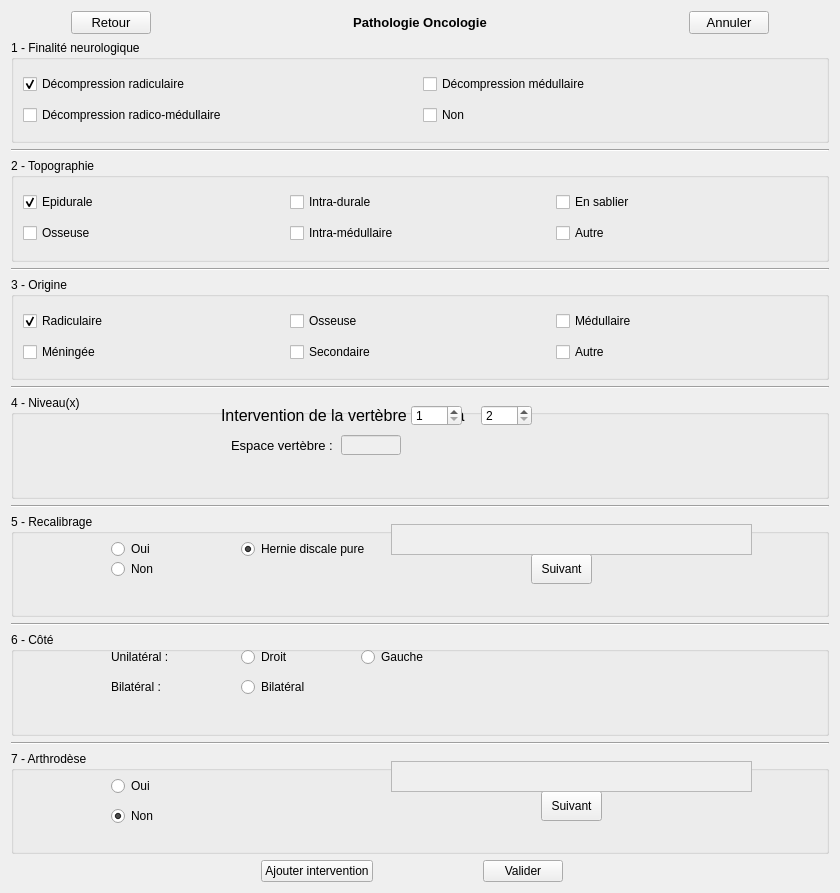
<?xml version="1.0" encoding="UTF-8"?>
<ui version="4.0">
 <class>Frame</class>
 <widget class="QFrame" name="Frame">
  <property name="geometry">
   <rect>
    <x>0</x>
    <y>0</y>
    <width>840</width>
    <height>893</height>
   </rect>
  </property>
  <property name="windowTitle">
   <string>Frame</string>
  </property>
  <layout class="QGridLayout" name="gridLayout">
   <item row="0" column="0" alignment="Qt::AlignHCenter">
    <widget class="QPushButton" name="pushButton_retour">
     <property name="font">
      <font>
       <pointsize>10</pointsize>
       <weight>50</weight>
       <bold>false</bold>
      </font>
     </property>
     <property name="text">
      <string>Retour</string>
     </property>
    </widget>
   </item>
   <item row="0" column="1" colspan="2">
    <widget class="QLabel" name="label_titre">
     <property name="font">
      <font>
       <pointsize>16</pointsize>
       <weight>75</weight>
       <bold>true</bold>
      </font>
     </property>
     <property name="text">
      <string>&lt;html&gt;&lt;head/&gt;&lt;body&gt;&lt;p align=&quot;center&quot;&gt;&lt;span style=&quot; font-size:10pt;&quot;&gt;Pathologie Oncologie&lt;/span&gt;&lt;/p&gt;&lt;/body&gt;&lt;/html&gt;</string>
     </property>
    </widget>
   </item>
   <item row="0" column="3" alignment="Qt::AlignHCenter">
    <widget class="QPushButton" name="pushButton_annuler">
     <property name="font">
      <font>
       <pointsize>10</pointsize>
       <weight>50</weight>
       <bold>false</bold>
      </font>
     </property>
     <property name="text">
      <string>Annuler</string>
     </property>
    </widget>
   </item>
   <item row="1" column="0" colspan="4">
    <widget class="QGroupBox" name="groupBox_finaliteNeurologique">
     <property name="title">
      <string>1 - Finalité neurologique</string>
     </property>
     <layout class="QGridLayout" name="gridLayout_2">
      <item row="0" column="0">
       <widget class="QCheckBox" name="checkBox_radiculaire">
        <property name="text">
         <string>Décompression radiculaire</string>
        </property>
        <property name="checked">
         <bool>true</bool>
        </property>
        <property name="tristate">
         <bool>false</bool>
        </property>
       </widget>
      </item>
      <item row="0" column="1">
       <widget class="QCheckBox" name="checkBox_medullaire">
        <property name="text">
         <string>Décompression médullaire</string>
        </property>
       </widget>
      </item>
      <item row="1" column="0">
       <widget class="QCheckBox" name="checkBox_radicoMedullaire">
        <property name="text">
         <string>Décompression radico-médullaire</string>
        </property>
       </widget>
      </item>
      <item row="1" column="1">
       <widget class="QCheckBox" name="checkBox_non">
        <property name="text">
         <string>Non</string>
        </property>
       </widget>
      </item>
     </layout>
    </widget>
   </item>
   <item row="2" column="0" colspan="4">
    <widget class="Line" name="line">
     <property name="orientation">
      <enum>Qt::Horizontal</enum>
     </property>
    </widget>
   </item>
   <item row="3" column="0" colspan="4">
    <widget class="QGroupBox" name="groupBox_topographie">
     <property name="title">
      <string>2 - Topographie</string>
     </property>
     <layout class="QGridLayout" name="gridLayout_3">
      <item row="0" column="0">
       <widget class="QCheckBox" name="checkBox_epidurale">
        <property name="text">
         <string>Epidurale</string>
        </property>
        <property name="checked">
         <bool>true</bool>
        </property>
        <property name="tristate">
         <bool>false</bool>
        </property>
       </widget>
      </item>
      <item row="0" column="1">
       <widget class="QCheckBox" name="checkBox_intraDurale">
        <property name="text">
         <string>Intra-durale</string>
        </property>
       </widget>
      </item>
      <item row="0" column="2">
       <widget class="QCheckBox" name="checkBox_enSablier">
        <property name="text">
         <string>En sablier</string>
        </property>
       </widget>
      </item>
      <item row="1" column="0">
       <widget class="QCheckBox" name="checkBox_osseuseTopographie">
        <property name="text">
         <string>Osseuse</string>
        </property>
       </widget>
      </item>
      <item row="1" column="1">
       <widget class="QCheckBox" name="checkBox_intraMedullaire">
        <property name="text">
         <string>Intra-médullaire</string>
        </property>
       </widget>
      </item>
      <item row="1" column="2">
       <widget class="QCheckBox" name="checkBox_autreTopographie">
        <property name="text">
         <string>Autre</string>
        </property>
       </widget>
      </item>
     </layout>
    </widget>
   </item>
   <item row="4" column="0" colspan="4">
    <widget class="Line" name="line_2">
     <property name="orientation">
      <enum>Qt::Horizontal</enum>
     </property>
    </widget>
   </item>
   <item row="5" column="0" colspan="4">
    <widget class="QGroupBox" name="groupBox_origine">
     <property name="title">
      <string>3 - Origine</string>
     </property>
     <layout class="QGridLayout" name="gridLayout_4">
      <item row="0" column="0">
       <widget class="QCheckBox" name="checkBox_origineRadiculaire">
        <property name="text">
         <string>Radiculaire</string>
        </property>
        <property name="checked">
         <bool>true</bool>
        </property>
        <property name="tristate">
         <bool>false</bool>
        </property>
       </widget>
      </item>
      <item row="0" column="1">
       <widget class="QCheckBox" name="checkBox_origineOsseuse">
        <property name="text">
         <string>Osseuse</string>
        </property>
       </widget>
      </item>
      <item row="0" column="2">
       <widget class="QCheckBox" name="checkBox_origineMedullaire">
        <property name="text">
         <string>Médullaire</string>
        </property>
       </widget>
      </item>
      <item row="1" column="0">
       <widget class="QCheckBox" name="checkBox_meningee">
        <property name="text">
         <string>Méningée</string>
        </property>
       </widget>
      </item>
      <item row="1" column="1">
       <widget class="QCheckBox" name="checkBox_secondaire">
        <property name="text">
         <string>Secondaire</string>
        </property>
       </widget>
      </item>
      <item row="1" column="2">
       <widget class="QCheckBox" name="checkBox_origineAutre">
        <property name="text">
         <string>Autre</string>
        </property>
       </widget>
      </item>
     </layout>
    </widget>
   </item>
   <item row="6" column="0" colspan="4">
    <widget class="Line" name="line_3">
     <property name="orientation">
      <enum>Qt::Horizontal</enum>
     </property>
    </widget>
   </item>
   <item row="7" column="0" colspan="4">
    <widget class="QGroupBox" name="groupBox_Niveau">
     <property name="title">
      <string>4 - Niveau(x)</string>
     </property>
     <widget class="QLineEdit" name="lineEdit">
      <property name="enabled">
       <bool>false</bool>
      </property>
      <property name="geometry">
       <rect>
        <x>330</x>
        <y>40</y>
        <width>60</width>
        <height>20</height>
       </rect>
      </property>
     </widget>
     <widget class="QLabel" name="label_niveau">
      <property name="geometry">
       <rect>
        <x>210</x>
        <y>10</y>
        <width>491</width>
        <height>21</height>
       </rect>
      </property>
      <property name="font">
       <font>
        <pointsize>12</pointsize>
        <weight>50</weight>
        <bold>false</bold>
       </font>
      </property>
      <property name="text">
       <string>Intervention de la vertèbre           à             .</string>
      </property>
     </widget>
     <widget class="QLabel" name="label_niveauCalcul">
      <property name="geometry">
       <rect>
        <x>220</x>
        <y>40</y>
        <width>111</width>
        <height>21</height>
       </rect>
      </property>
      <property name="font">
       <font>
        <pointsize>10</pointsize>
        <weight>50</weight>
        <bold>false</bold>
       </font>
      </property>
      <property name="text">
       <string>Espace vertèbre : </string>
      </property>
     </widget>
     <widget class="QSpinBox" name="spinBox_nombre1">
      <property name="geometry">
       <rect>
        <x>400</x>
        <y>10</y>
        <width>51</width>
        <height>21</height>
       </rect>
      </property>
      <property name="minimum">
       <number>1</number>
      </property>
      <property name="maximum">
       <number>32</number>
      </property>
     </widget>
     <widget class="QSpinBox" name="spinBox_nombre2">
      <property name="geometry">
       <rect>
        <x>470</x>
        <y>10</y>
        <width>51</width>
        <height>21</height>
       </rect>
      </property>
      <property name="minimum">
       <number>2</number>
      </property>
      <property name="maximum">
       <number>33</number>
      </property>
     </widget>
    </widget>
   </item>
   <item row="8" column="0" colspan="4">
    <widget class="Line" name="line_4">
     <property name="orientation">
      <enum>Qt::Horizontal</enum>
     </property>
    </widget>
   </item>
   <item row="9" column="0" colspan="4">
    <widget class="QGroupBox" name="groupBox_finaliteNeurologique_2">
     <property name="title">
      <string>5 - Recalibrage</string>
     </property>
     <widget class="QPushButton" name="pushButton_recalibrageSuivant">
      <property name="geometry">
       <rect>
        <x>520</x>
        <y>40</y>
        <width>61</width>
        <height>30</height>
       </rect>
      </property>
      <property name="text">
       <string>Suivant</string>
      </property>
     </widget>
     <widget class="QRadioButton" name="radioButton_herniePure">
      <property name="geometry">
       <rect>
        <x>230</x>
        <y>20</y>
        <width>281</width>
        <height>30</height>
       </rect>
      </property>
      <property name="text">
       <string>Hernie discale pure</string>
      </property>
      <property name="checked">
       <bool>true</bool>
      </property>
     </widget>
     <widget class="QRadioButton" name="radioButton_recalibrageNon">
      <property name="geometry">
       <rect>
        <x>100</x>
        <y>40</y>
        <width>121</width>
        <height>30</height>
       </rect>
      </property>
      <property name="text">
       <string>Non</string>
      </property>
     </widget>
     <widget class="QRadioButton" name="radioButton_recalibrageOui">
      <property name="geometry">
       <rect>
        <x>100</x>
        <y>20</y>
        <width>71</width>
        <height>30</height>
       </rect>
      </property>
      <property name="text">
       <string>Oui</string>
      </property>
     </widget>
     <widget class="QTextEdit" name="textEdit_resultatRecalibrage">
      <property name="enabled">
       <bool>false</bool>
      </property>
      <property name="geometry">
       <rect>
        <x>380</x>
        <y>10</y>
        <width>361</width>
        <height>31</height>
       </rect>
      </property>
     </widget>
    </widget>
   </item>
   <item row="10" column="0" colspan="4">
    <widget class="Line" name="line_5">
     <property name="orientation">
      <enum>Qt::Horizontal</enum>
     </property>
    </widget>
   </item>
   <item row="11" column="0" colspan="4">
    <widget class="QGroupBox" name="groupBox_finaliteNeurologique_3">
     <property name="enabled">
      <bool>true</bool>
     </property>
     <property name="title">
      <string>6 - Côté</string>
     </property>
     <widget class="QLabel" name="label_bilateral">
      <property name="geometry">
       <rect>
        <x>100</x>
        <y>40</y>
        <width>121</width>
        <height>30</height>
       </rect>
      </property>
      <property name="font">
       <font>
        <weight>50</weight>
        <bold>false</bold>
       </font>
      </property>
      <property name="text">
       <string>Bilatéral :</string>
      </property>
     </widget>
     <widget class="QLabel" name="label_unilateral">
      <property name="geometry">
       <rect>
        <x>100</x>
        <y>10</y>
        <width>121</width>
        <height>30</height>
       </rect>
      </property>
      <property name="font">
       <font>
        <weight>50</weight>
        <bold>false</bold>
       </font>
      </property>
      <property name="text">
       <string>Unilatéral :</string>
      </property>
     </widget>
     <widget class="QRadioButton" name="radioButton_bilateral">
      <property name="geometry">
       <rect>
        <x>230</x>
        <y>40</y>
        <width>261</width>
        <height>30</height>
       </rect>
      </property>
      <property name="text">
       <string>Bilatéral</string>
      </property>
     </widget>
     <widget class="QRadioButton" name="radioButton_gauche">
      <property name="geometry">
       <rect>
        <x>350</x>
        <y>10</y>
        <width>141</width>
        <height>30</height>
       </rect>
      </property>
      <property name="text">
       <string>Gauche</string>
      </property>
     </widget>
     <widget class="QRadioButton" name="radioButton_Droit">
      <property name="enabled">
       <bool>true</bool>
      </property>
      <property name="geometry">
       <rect>
        <x>230</x>
        <y>10</y>
        <width>141</width>
        <height>30</height>
       </rect>
      </property>
      <property name="text">
       <string>Droit</string>
      </property>
     </widget>
    </widget>
   </item>
   <item row="12" column="0" colspan="4">
    <widget class="Line" name="line_6">
     <property name="orientation">
      <enum>Qt::Horizontal</enum>
     </property>
    </widget>
   </item>
   <item row="13" column="0" colspan="4">
    <widget class="QGroupBox" name="groupBox_finaliteNeurologique_4">
     <property name="title">
      <string>7 - Arthrodèse</string>
     </property>
     <widget class="QRadioButton" name="radioButton_arthrodeseNon">
      <property name="geometry">
       <rect>
        <x>100</x>
        <y>50</y>
        <width>121</width>
        <height>30</height>
       </rect>
      </property>
      <property name="text">
       <string>Non</string>
      </property>
      <property name="checked">
       <bool>true</bool>
      </property>
     </widget>
     <widget class="QRadioButton" name="radioButton_arthrodeseOui">
      <property name="geometry">
       <rect>
        <x>100</x>
        <y>20</y>
        <width>101</width>
        <height>30</height>
       </rect>
      </property>
      <property name="text">
       <string>Oui</string>
      </property>
     </widget>
     <widget class="QPushButton" name="pushButton_arthrodeseSuivant">
      <property name="geometry">
       <rect>
        <x>530</x>
        <y>40</y>
        <width>61</width>
        <height>30</height>
       </rect>
      </property>
      <property name="text">
       <string>Suivant</string>
      </property>
     </widget>
     <widget class="QTextEdit" name="textEdit_resultatArthrodese">
      <property name="enabled">
       <bool>false</bool>
      </property>
      <property name="geometry">
       <rect>
        <x>380</x>
        <y>10</y>
        <width>361</width>
        <height>31</height>
       </rect>
      </property>
     </widget>
    </widget>
   </item>
   <item row="14" column="1" alignment="Qt::AlignHCenter">
    <widget class="QPushButton" name="pushButton_ajouterIntervention">
     <property name="text">
      <string>Ajouter intervention</string>
     </property>
    </widget>
   </item>
   <item row="14" column="2" alignment="Qt::AlignHCenter">
    <widget class="QPushButton" name="pushButton_valider">
     <property name="text">
      <string>Valider</string>
     </property>
    </widget>
   </item>
  </layout>
  <zorder>label_titre</zorder>
  <zorder>groupBox_finaliteNeurologique_3</zorder>
  <zorder>groupBox_finaliteNeurologique_4</zorder>
  <zorder>groupBox_finaliteNeurologique_2</zorder>
  <zorder>groupBox_finaliteNeurologique</zorder>
  <zorder>pushButton_valider</zorder>
  <zorder>pushButton_annuler</zorder>
  <zorder>pushButton_ajouterIntervention</zorder>
  <zorder>pushButton_retour</zorder>
  <zorder>line</zorder>
  <zorder>line_2</zorder>
  <zorder>line_3</zorder>
  <zorder>line_4</zorder>
  <zorder>groupBox_topographie</zorder>
  <zorder>groupBox_origine</zorder>
  <zorder>line_5</zorder>
  <zorder>line_6</zorder>
  <zorder>groupBox_Niveau</zorder>
 </widget>
 <resources/>
 <connections/>
</ui>
